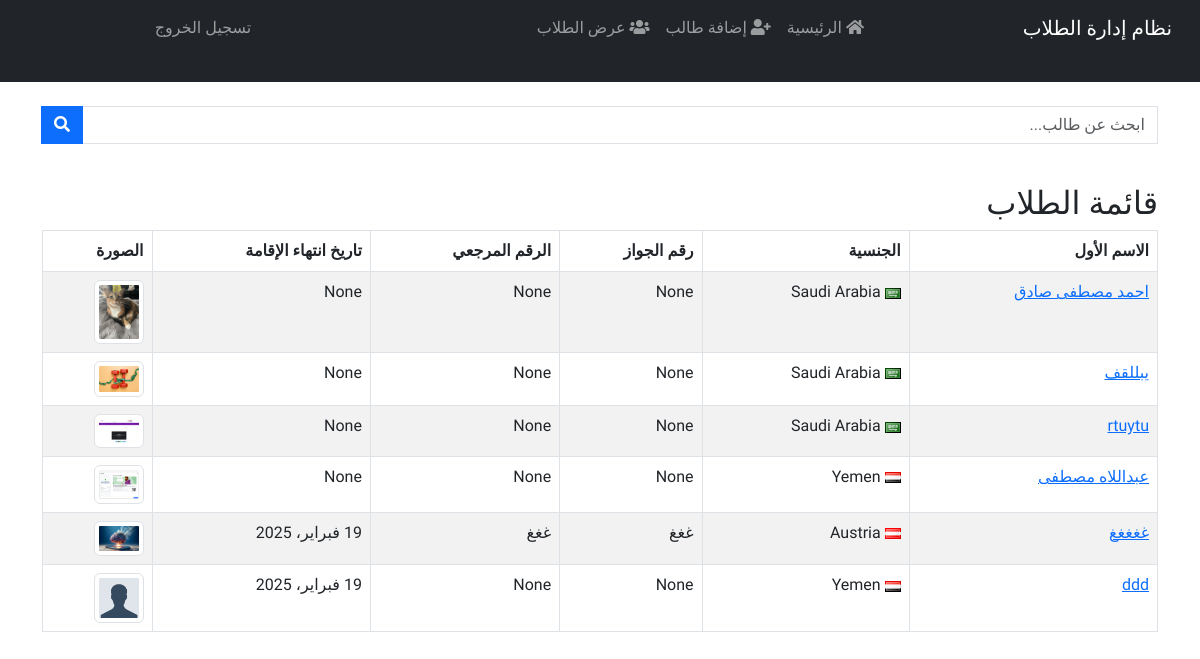
The app's page /students/ (signed in), older data.
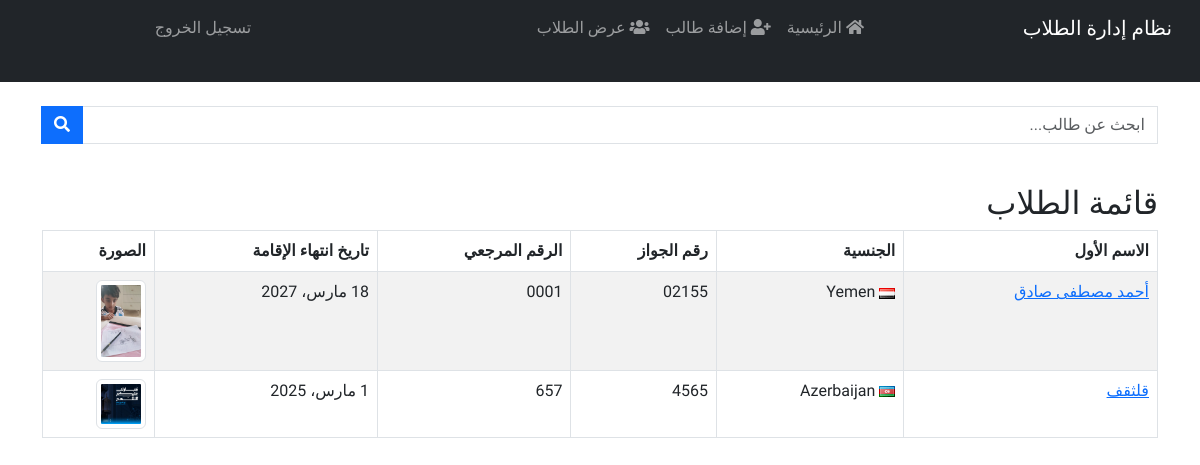
The same page, newer data.
### students/models.py (models this page shows, shortened)
class Student(models.Model):
    GENDER_CHOICES = [
        ('M', 'ذكر'),
        ('F', 'أنثى'),
    ]
    nationality = CountryField(verbose_name="الجنسية")  # استخدام CountryField
    MARITAL_STATUS_CHOICES = [
        ('single', 'أعزب'),
        ('married', 'متزوج'),
        ('divorced', 'مطلق'),
        ('widowed', 'أرمل'),
    ]
    first_name = models.CharField(max_length=100, verbose_name="الاسم الأول")
    last_name = models.CharField(max_length=100, verbose_name="اللقب")
    birth_date = models.DateField(verbose_name="تاريخ الميلاد")
    gender = models.CharField(max_length=1, choices=GENDER_CHOICES, verbose_name="الجنس")
    image = models.ImageField(upload_to='students_images/', blank=True, null=True, verbose_name="صورة الطالب")
    nationality = CountryField(verbose_name="الجنسية")
    job = models.CharField(max_length=100, verbose_name="الوظيفة", blank=True, null=True)
    marital_status = models.CharField(max_length=10, choices=MARITAL_STATUS_CHOICES, verbose_name="الحالة الاجتماعية")
    passport_number = models.CharField(max_length=50, blank=True, null=True, verbose_name="رقم الجواز")
    registration_number = models.CharField(max_length=50, blank=True, null=True, verbose_name="رقم التسجيل")
    place_of_issue = models.CharField(max_length=100, blank=True, null=True, verbose_name="مكان الإصدار")
    purpose = models.CharField(max_length=100, blank=True, null=True, verbose_name="الغرض")
    registration_place = models.CharField(max_length=100, blank=True, null=True, verbose_name="مكان التسجيل")
    visa_number = models.CharField(max_length=50, blank=True, null=True, verbose_name="رقم التأشيرة")
    date_of_issued = models.DateField(blank=True, null=True, verbose_name="تاريخ الإصدار")
    port_name = models.CharField(max_length=100, blank=True, null=True, verbose_name="اسم الميناء")
    date_of_registration = models.DateField(blank=True, null=True, verbose_name="تاريخ التسجيل")
    place_of_issued_residence = models.CharField(max_length=100, blank=True, null=True, verbose_name="مكان إصدار الإقامة")
    residence_number = models.CharField(max_length=50, blank=True, null=True, verbose_name="رقم الإقامة")
    residence_issue_place = models.CharField(max_length=100, blank=True, null=True, verbose_name="مكان إصدار الإقامة")
    residence_issued_date = models.DateField(blank=True, null=True, verbose_name="تاريخ إصدار الإقامة")
    residence_end_date = models.DateField(blank=True, null=True, verbose_name="تاريخ انتهاء الإقامة")
    reference_number = models.CharField(max_length=50, blank=True, null=True, verbose_name="الرقم المرجعي")
    entry_date = models.DateField(blank=True, null=True, verbose_name="تاريخ الدخول")
    end_date = models.DateField(blank=True, null=True, verbose_name="تاريخ المغادرة")
    registration_date = models.DateField(blank=True, null=True, verbose_name="تاريخ التسجيل")
    end_registration_date = models.DateField(blank=True, null=True, verbose_name="تاريخ انتهاء التسجيل")
    type_of_services = models.CharField(max_length=100, blank=True, null=True, verbose_name="نوع الخدمات")
    issuing_authority = models.CharField(max_length=100, blank=True, null=True, verbose_name="الجهة المصدرة")
    phone_number = models.CharField(max_length=20, blank=True, null=True, verbose_name="رقم الهاتف")
    companion_name = models.CharField(max_length=100, blank=True, null=True, verbose_name="اسم المرافق")
    companion_nationality = models.CharField(max_length=100, blank=True, null=True, verbose_name="جنسية المرافق")
    companion_relationship = models.CharField(max_length=100, blank=True, null=True, verbose_name="صلة القرابة")
    companion_passport_number = models.CharField(max_length=50, blank=True, null=True, verbose_name="رقم جواز المرافق")
    companion_residence_number = models.CharField(max_length=50, blank=True, null=True, verbose_name="رقم إقامة المرافق")
    companion_residence_end_date = models.DateField(blank=True, null=True, verbose_name="تاريخ انتهاء إقامة المرافق")
    note = models.TextField(blank=True, null=True, verbose_name="ملاحظة")

### students/views.py (the view)
# urls.py: path('students/', views.student_list, name='student_list'),
@login_required
def student_list(request):
    query = request.GET.get('q')
    students = Student.objects.all()
    if query:
        students = students.filter(first_name__icontains=query)
    return render(request, 'students/student_list.html', {'students': students})

### students/templates/students/student_list.html (shortened to what this page needs)
{% extends "students/base.html" %}
{% load static %}
{% block content %}
<form method="GET" action="{% url 'student_list' %}" class="mb-3">
    <div class="input-group">
        <input type="text" name="q" class="form-control" placeholder="ابحث عن طالب..." value="{{ request.GET.q }}">
        <button type="submit" class="btn btn-primary">
            <i class="fa fa-search"></i>
        </button>
    </div>
</form>
    <br>
    <h2>قائمة الطلاب</h2>
    <table class="table table-striped table-bordered">
        <thead>
            <tr>
                <th>الاسم الأول</th>
                <th>الجنسية</th>
                <th>رقم الجواز</th>
                <th>الرقم المرجعي</th>
                <th>تاريخ انتهاء الإقامة</th>
                <th>الصورة</th>
            </tr>
        </thead>
        <tbody>
            {% for student in students %}
                <tr>
                    <td><a href="{% url 'student_detail' student.id %}">{{ student.first_name }}</a></td>
                    <td>
                        <img src="{% static 'flags/' %}{{ student.nationality.code|lower }}.gif" alt="{{ student.nationality.name }}">
                        {{ student.nationality.name }}
                    </td>
                    <td>{{ student.passport_number }}</td>
                    <td>{{ student.reference_number }}</td>
                    <td>{{ student.residence_end_date }}</td>
                    <td>
                        {% if student.image %}
                            <a href="{{ student.image.url }}" data-lightbox="student-gallery" data-title="{{ student.first_name }}">
                                <img src="{{ student.image.url }}" alt="صورة الطالب" width="50" height="50" class="img-thumbnail">
                            </a>
                        {% else %}
                        <a href="{% static 'students/default.png' %}" data-lightbox="student-gallery" data-title="{{ student.first_name }}">
                            <img src="{% static 'students/default.png' %}" alt="صورة الطالب الإفتراضية" width="50" height="50" class="img-thumbnail">
                        {% endif %}
                    </td>
                </tr>
            {% empty %}
                <tr>
                    <td colspan="6" class="text-center">لا توجد بيانات لعرضها</td>
                </tr>
            {% endfor %}
        </tbody>
    </table>
{% endblock %}

### students/templates/students/base.html (shortened to what this page needs)
{% load static %}
<!DOCTYPE html>
<html lang="ar" dir="rtl">
<head>
    <link rel="stylesheet" href="https://cdn.jsdelivr.net/npm/bootstrap@5.3.0/dist/css/bootstrap.min.css">
    <link href="https://cdn.jsdelivr.net/npm/bootstrap@5.3.0/dist/css/bootstrap.min.css" rel="stylesheet">
    <link href="https://cdn.jsdelivr.net/npm/bootstrap@5.3.0/dist/css/bootstrap.rtl.min.css" rel="stylesheet">
    <link rel="stylesheet" href="https://cdn.jsdelivr.net/npm/flatpickr/dist/flatpickr.min.css">
    <link rel="stylesheet" href="https://cdnjs.cloudflare.com/ajax/libs/font-awesome/5.15.4/css/all.min.css">
    <link rel="stylesheet" href="{% static 'css/styles.css' %}">
    <link rel="stylesheet" href="https://cdnjs.cloudflare.com/ajax/libs/lightbox2/2.11.3/css/lightbox.min.css">
</head>
<body>
       <nav class="navbar navbar-expand-lg navbar-dark bg-dark">
        <div class="container-fluid">
            <a class="navbar-brand" href="{% url 'home' %}">نظام إدارة الطلاب</a>
            <div class="collapse navbar-collapse" id="navbarNav">
                <ul class="navbar-nav me-auto mb-2 mb-lg-0">
                    <li class="nav-item">
                        <a class="nav-link" href="{% url 'home' %}">
                            <i class="fas fa-home"></i> الرئيسية
                        </a>
                    </li>
                    <li class="nav-item">
                        <a class="nav-link" href="{% url 'add_student' %}">
                            <i class="fas fa-user-plus"></i> إضافة طالب
                        </a>
                    </li>
                    <li class="nav-item">
                        <a class="nav-link" href="{% url 'student_list' %}">
                            <i class="fas fa-users"></i> عرض الطلاب
                        </a>
                    </li>                </ul>
                <ul class="navbar-nav ms-auto mb-2 mb-lg-0">
                    {% if user.is_authenticated %}
                        <li class="nav-item">
                            <a class="nav-link" href="{% url 'logout' %}">تسجيل الخروج</a>
                        </li>
                    {% else %}
                        <li class="nav-item">
                            <a class="nav-link" href="{% url 'login' %}">تسجيل الدخول</a>
                        </li>
                    {% endif %}
                </ul>
            </div>
        </div>
    </nav>
    <nav class="navbar navbar-dark bg-dark">
        <div class="container">
        </div>
    </nav>
    <div class="container mt-4">
        {% block content %}{% endblock %}
    </div>
</body>
</html>

### students/static/css/styles.css (style rules this page uses)
body { font-family: 'Tajawal', sans-serif; text-align: right; }
.navbar-nav { margin-right: auto; }
table { direction: rtl; text-align: right; }
.form-control { text-align: right; }

Row changes from the older to the newer data that the page shows:
removed Student: first_name "احمد مصطفى صادق", nationality.name "Saudi Arabia", passport_number "None", reference_number "None", residence_end_date "None", image (picture)
removed Student: first_name "يبللقف", nationality.name "Saudi Arabia", passport_number "None", reference_number "None", residence_end_date "None", image (picture)
removed Student: first_name "rtuytu", nationality.name "Saudi Arabia", passport_number "None", reference_number "None", residence_end_date "None", image (picture)
removed Student: first_name "عبداللاه مصطفى", nationality.name "Yemen", passport_number "None", reference_number "None", residence_end_date "None", image (picture)
removed Student: first_name "غغغغغ", shows a picture, nationality.name "Austria", passport_number "غغغ", reference_number "غغغ", residence_end_date "19 فبراير، 2025", image (picture)
removed Student: first_name "ddd", nationality.name "Yemen", passport_number "None", reference_number "None", residence_end_date "19 فبراير، 2025"
added Student: first_name "أحمد مصطفى صادق", nationality.name "Yemen", passport_number "02155", reference_number "0001", residence_end_date "18 مارس، 2027", image (picture)
added Student: first_name "قلثقف", shows a picture, nationality.name "Azerbaijan", passport_number "4565", reference_number "657", residence_end_date "1 مارس، 2025", image (picture)
